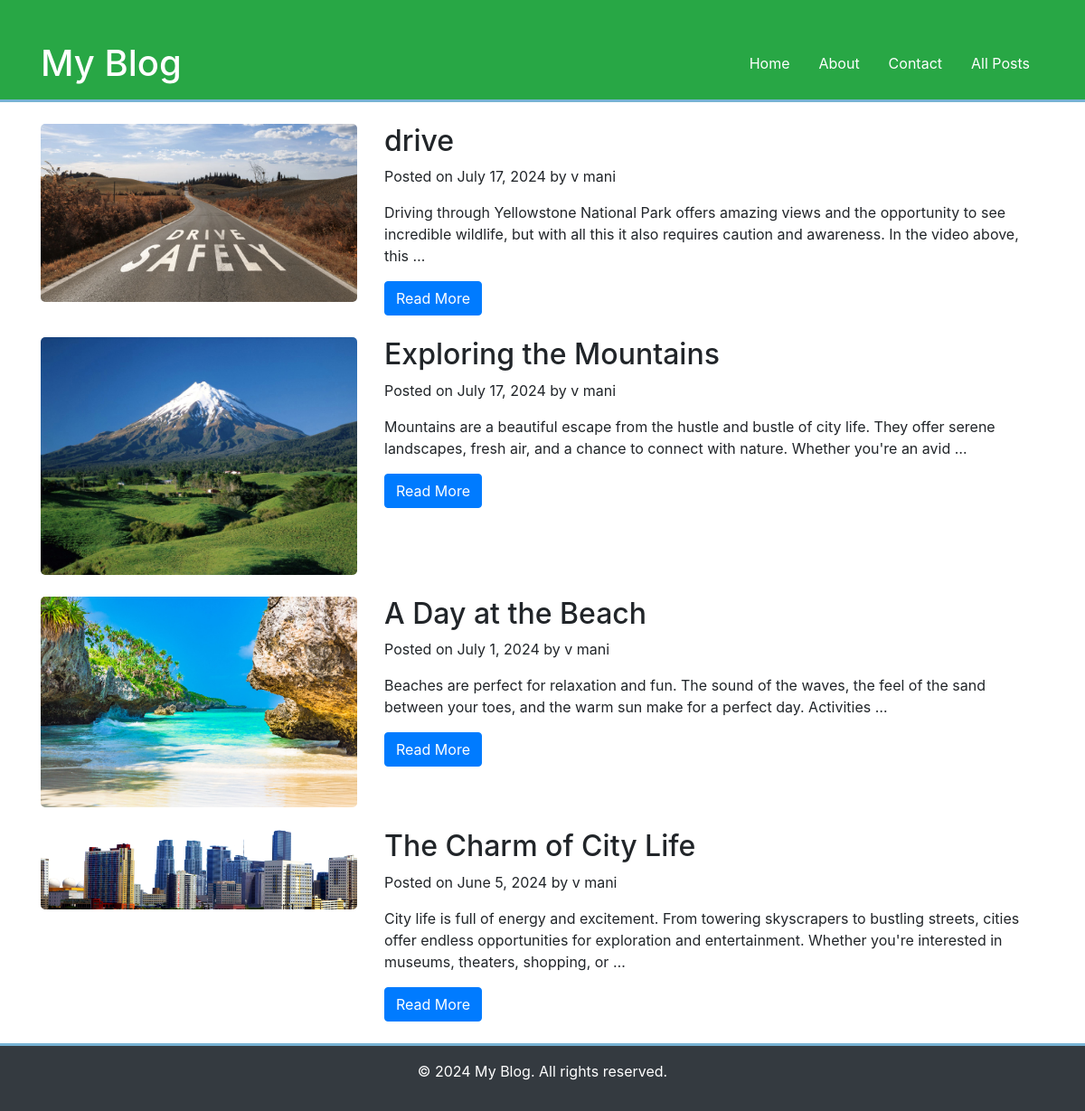
The page /posts on the database its author committed.
### blog/models.py (models this page shows, shortened)
class Post(models.Model):
    title=models.CharField(max_length=50)
    tag=models.ManyToManyField(Tag)
    author=models.ForeignKey(Author,on_delete=models.CASCADE)
    image=models.ImageField(upload_to='photos', height_field=None, width_field=None, max_length=None)
    date=models.DateField(auto_now=False, auto_now_add=False)
    content=models.TextField()
    slug=models.SlugField()

class Author(models.Model):
    first_name=models.CharField(max_length=50)
    last_name=models.CharField(max_length=50)
    def name(self):
        return f'{self.first_name} {self.last_name}'

### blog/views.py (the view)
# urls.py: path('posts',views.posts,name='posts'),
def posts(request):
    posts = Post.objects.all().order_by("-date")
    return render(request, 'home.html', {"posts": posts,"more":False})

### blog/templates/home.html (shortened to what this page needs)
{% load static %}
<!DOCTYPE html>
<html lang="en">
<head>
    <link rel="stylesheet" href="{% static 'home.css' %}">
    <link rel="stylesheet" href="https://stackpath.bootstrapcdn.com/bootstrap/4.5.2/css/bootstrap.min.css">
</head>
<body>
    <header class="bg-success text-white">
        <div class="container d-flex align-items-center justify-content-between">
            <h1 class="my-3">My Blog</h1>
            <nav>
                <ul class="nav">
                    <li class="nav-item"><a class="nav-link text-white" href="/">Home</a></li>
                    <li class="nav-item"><a class="nav-link text-white" href="{% url 'about' %}">About</a></li>
                    <li class="nav-item"><a class="nav-link text-white" href="{% url 'contact' %}">Contact</a></li>
                    <li class="nav-item"><a class="nav-link text-white" href="{% url 'posts' %}">All Posts</a></li>
                </ul>
            </nav>
        </div>
    </header>
    <main>
        <div class="container mt-4">
            {% for post in posts %}
            <div class="row mb-4 blog-post">
                <div class="col-md-4">
                    <img src="{{ post.image.url }}" alt="{{ post.title }}" class="img-fluid">
                </div>
                <div class="col-md-8">
                    <h2>{{ post.title }}</h2>
                    <p class="meta">Posted on {{ post.date }} by {{ post.author.name }}</p>
                    <p>{{ post.content|truncatewords:30 }}</p>
                    <a href="posts/{{post.slug}}" class="btn btn-primary">Read More</a>
                </div>
            </div>
            {% endfor %}
        </div>
    </main>
    <footer class="bg-dark text-white text-center py-3 mt-4">
        <div class="container">
            <p>&copy; 2024 My Blog. All rights reserved.</p>
        </div>
    </footer>
</body>
</html>

### blog/static/home.css (style rules this page uses)
body { font-family: 'Arial', sans-serif; line-height: 1.6; margin: 0; padding: 0; background-color: #f4f4f4; }
header { background: #4CAF50; color: #fff; padding-top: 30px; min-height: 70px; border-bottom: #77b3d4 3px solid; }
header h1 { float: left; margin: 0; }
header nav { float: right; }
.blog-post img { border-radius: 5px; }
footer { border-top: #77b3d4 3px solid; }

### rows shown on the page
Post: image (picture), title "drive", date "July 17, 2024", author.name "v mani", content "Driving through Yellowstone National Park offers amazing views and the opportunity to see incredible wildlife, but with all this it also requires caution and awareness. In the video above, this …"
Post: image (picture), title "Exploring the Mountains", date "July 17, 2024", author.name "v mani", content "Mountains are a beautiful escape from the hustle and bustle of city life. They offer serene landscapes, fresh air, and a chance to connect with nature. Whether you're an avid …"
Post: image (picture), title "A Day at the Beach", date "July 1, 2024", author.name "v mani", content "Beaches are perfect for relaxation and fun. The sound of the waves, the feel of the sand between your toes, and the warm sun make for a perfect day. Activities …"
Post: image (picture), title "The Charm of City Life", date "June 5, 2024", author.name "v mani", content "City life is full of energy and excitement. From towering skyscrapers to bustling streets, cities offer endless opportunities for exploration and entertainment. Whether you're interested in museums, theaters, shopping, or …"
